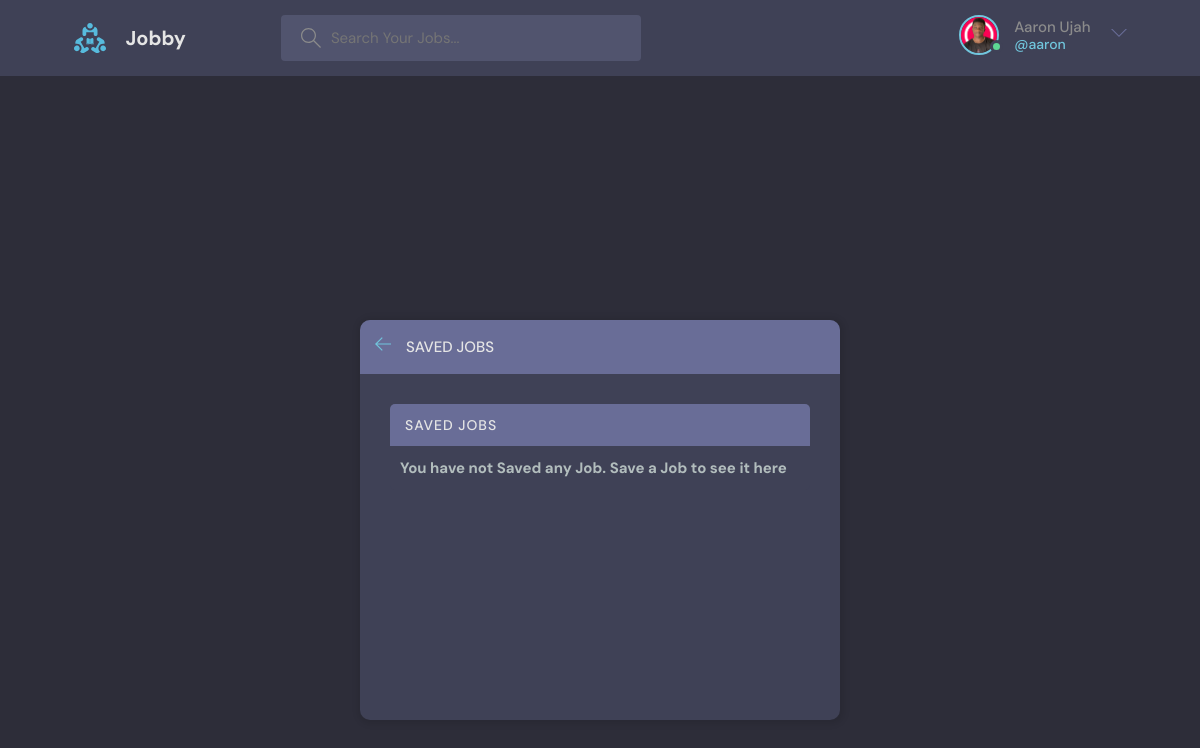
Page /saved/ (signed in) on the earlier database version.
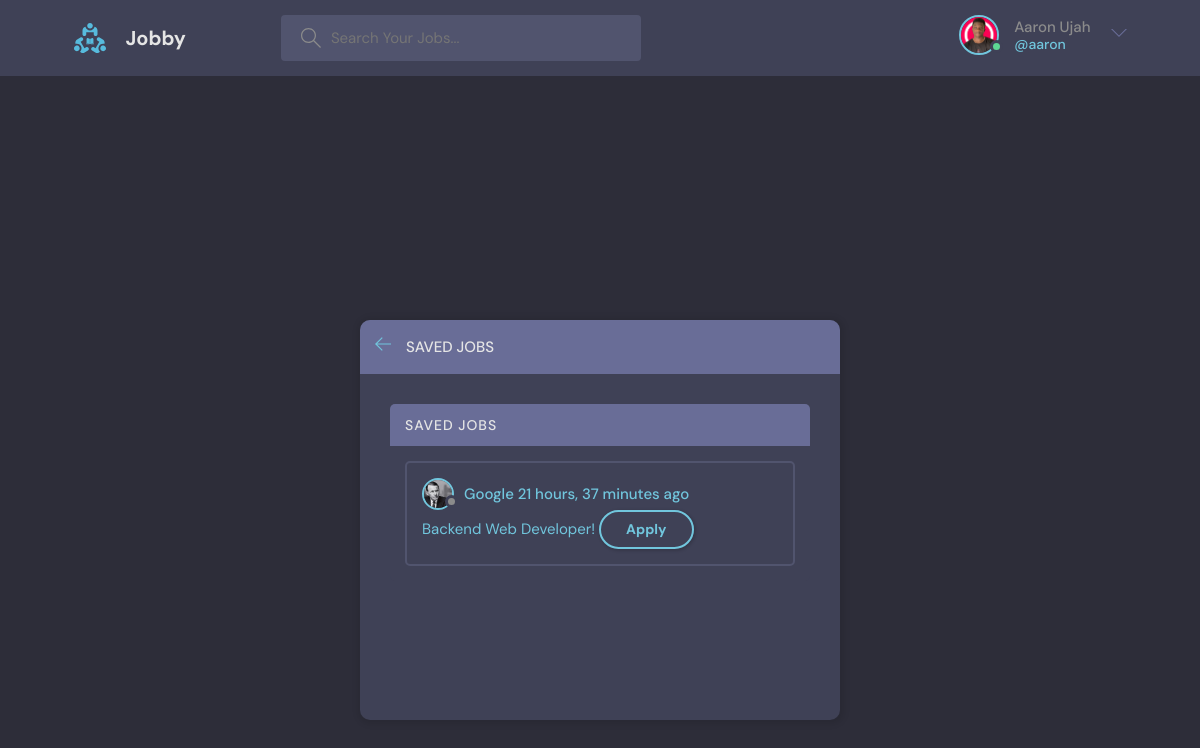
Same page on the later database version.
### myjob/models.py (models this page shows, shortened)
class Job(models.Model):
    client = models.ForeignKey(User, on_delete=models.CASCADE)
    industry = models.CharField(max_length=200, null=True)
    company = models.ForeignKey(Company, on_delete=models.CASCADE)
    name = models.CharField(max_length=200)
    description = models.TextField(null=True, blank=True)
    information = models.TextField()
    location = models.CharField(max_length=200)
    link = models.URLField(max_length=200, null=True)
    saved = models.BooleanField(default=False)
    updated = models.DateTimeField(auto_now=True)
    created = models.DateTimeField(auto_now_add=True)
    deleted = models.BooleanField(default=False)
    class Meta:
        ordering = ['-updated', '-created']

class Company(models.Model):
    user = models.ForeignKey(User, on_delete=models.CASCADE, null=True)
    name = models.CharField(max_length=200)
    website = models.URLField(max_length=200)
    logo = models.ImageField(null=True, default="avatar.svg", blank=True)
    updated = models.DateTimeField(auto_now=True)
    created = models.DateTimeField(auto_now_add=True)
    class Meta:
        ordering = ['-updated', '-created']

### myjob/views.py (the view)
# urls.py: path('saved/', views.savedPage, name='saved'),
@login_required(login_url='login')
def savedPage(request):
    user = User.objects.get(id=request.user.id)
    jobs = user.job_set.all()
    saves = jobs.filter(saved=True)
    return render(request, 'myjob/saved.html', {'saves': saves})

### myjob/templates/myjob/saved.html
{% extends 'main.html' %}
{% block content %}
<main class="layout">
  <div class="container">
    <div class="layout__box">
      <div class="layout__boxHeader">
        <div class="layout__boxTitle">
          <a href="{% url 'home' %}">
            <svg version="1.1" xmlns="http://www.w3.org/2000/svg" width="32" height="32" viewBox="0 0 32 32">
              <title>arrow-left</title>
              <path
                d="M13.723 2.286l-13.723 13.714 13.719 13.714 1.616-1.611-10.96-10.96h27.625v-2.286h-27.625l10.965-10.965-1.616-1.607z"
              ></path>
            </svg>
          </a>
          <h3>Saved Jobs</h3>
        </div>
      </div>
      <div class="activities-page layout__body">
        {% include 'myjob/saved_component.html' %}
      </div>
    </div>
  </div>
</main>
{% endblock content %}

### myjob/templates/myjob/saved_component.html (shortened to what this page needs)
<div class="activities">
    <div class="activities__header">
    <h2>Saved Jobs</h2>
    </div>
    {% if saves.count != 0 %}
        {% for save in saves %}
        <div class="activities__box">
            <div class="activities__boxHeader roomListRoom__header">
                <a href="{% url 'home' %}?q={{job.company.name}}" class="roomListRoom__author">
                <div class="avatar avatar--small">
                    <img src="{{save.company.logo.url}}" />
                </div>
                <p>
                    {{save.company.name}}
                    <span>{{save.updated|timesince}} ago</span>
                </p>
                </a>
            </div>
            <div class="activities__boxContent">
                <a href="{% url 'job' save.id %}">{{save.name}}!</a>
                <a href="{{save.link}}" class="btn btn--main btn--pill">Apply</a>
            </div>
        </div>
        {% endfor %}
    {% else %}
        <div class="activities__header">
            <h3 style="margin:10px ;">You have not Saved any Job. Save a Job to see it here</h3>
        </div>
    {% endif %}
</div>

Differences in the rows shown:
now on this page (row edited): Job: company.logo (picture), company.name "Google", updated "21 hours, 37 minutes", name "Backend Web Developer"
Other differences:
text no longer shown: "You have not Saved any Job. Save a Job to see it here"
